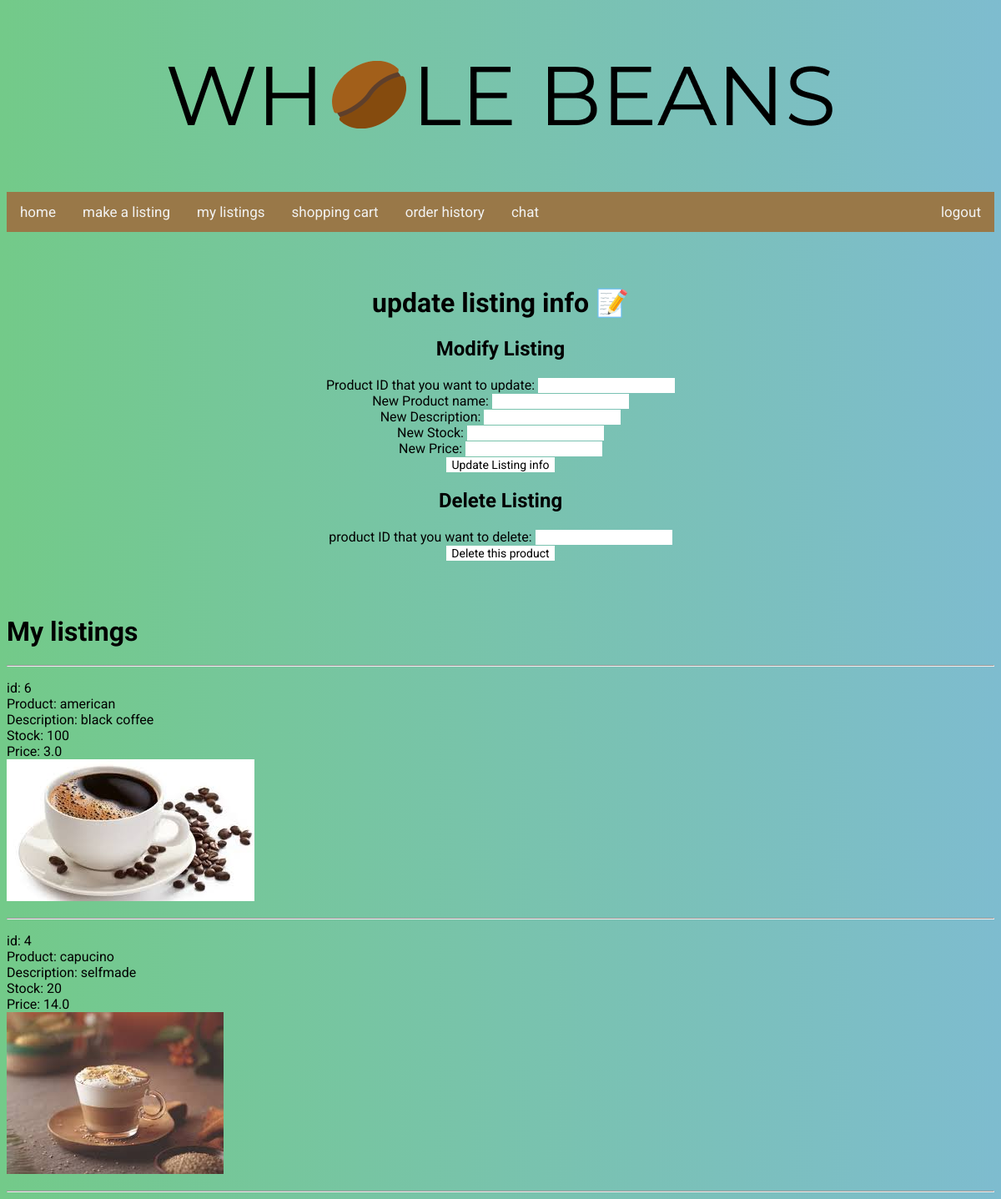
/myListings (signed in), run on an earlier commit of the app's database.
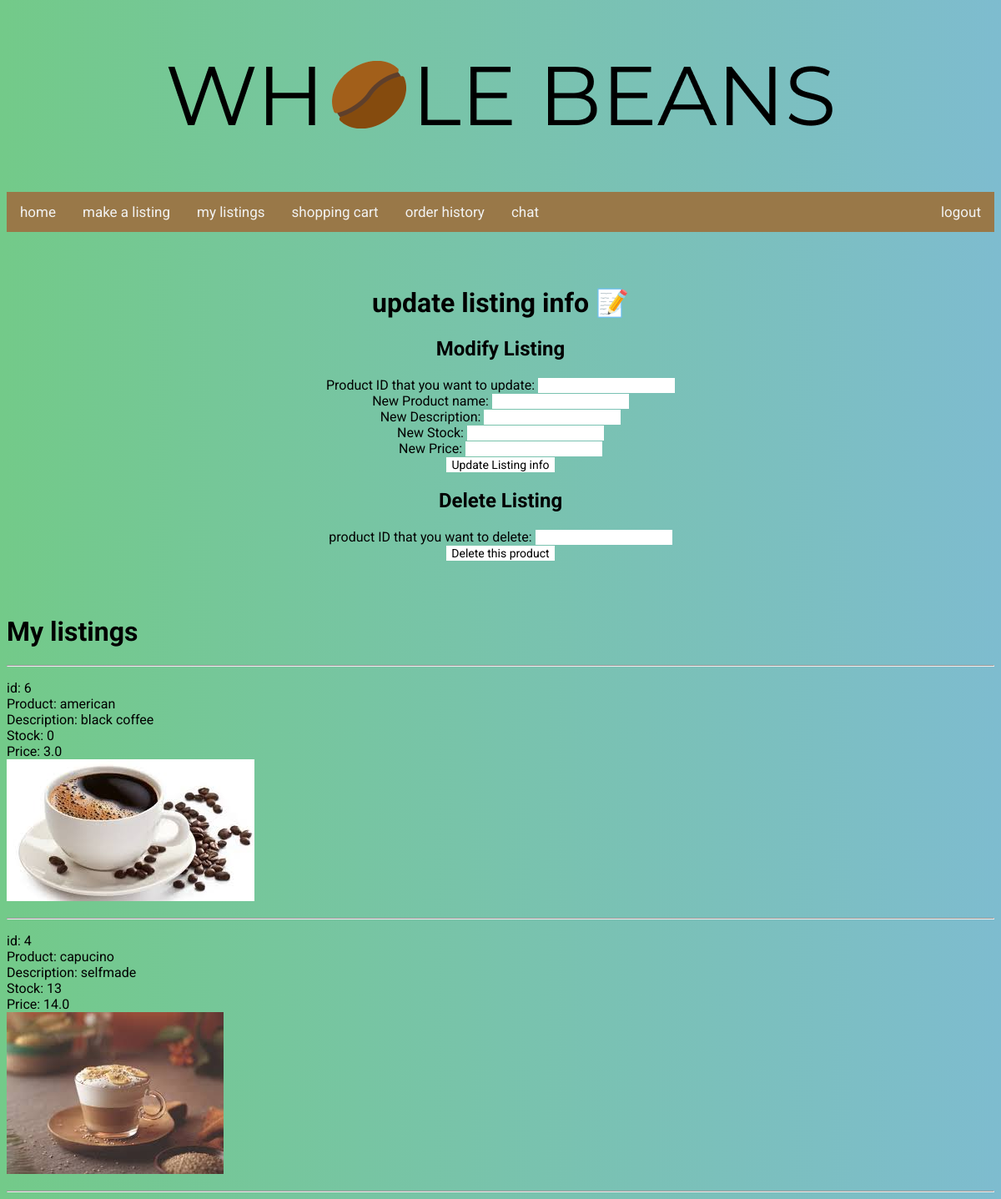
And on a later commit of the database.
### post/models.py (models this page shows, shortened)
class Product(models.Model):
    owner = models.ForeignKey(User, on_delete=models.CASCADE)
    name = models.CharField(max_length=100)
    description = models.CharField(max_length=1000)
    price = models.FloatField()
    inventoryCount = models.IntegerField()
    time = models.DateTimeField(auto_now_add=True)
    image = models.FileField(upload_to='documents/', null=True)  # FileField stores path to file

### post/views.py (the view, shortened to what this page needs)
# urls.py: path('myListings', views.myListings, name='listmyListings'),
@login_required
def myListings(request):
    my_products = request.user.product_set.all().order_by('-time')
    context = {'my_products': my_products}
    return render(request, 'post/myListings.html', context)

### post/templates/post/myListings.html (shortened to what this page needs)
{% load static %}
<!DOCTYPE html>
{% include "post/header.html" %}
<link rel="stylesheet" type="text/css" href="{% static 'post/listing.css' %}">
<div class="modify">
    <h1> update listing info 📝</h1>
    <h2> Modify Listing </h2>
    <form action="" method="post">
        Product ID that you want to update: <input type="text" name="productID" /> <br>
        New Product name: <input type="text" name="productName" /><br>
        New Description: <input type="text" name="productDescription" /><br>
        New Stock: <input type="text" name="productStock" /><br>
        New Price: <input type="text" name="productPrice" /><br>
        <input class="button" type="submit" value="Update Listing info">
    </form>
    <h2> Delete Listing </h2>
    <form action="" method="post">
        product ID that you want to delete: <input type="text" name="productIDDelete" /> <br>
        <input class="button" type="submit" value="Delete this product">
    </form>
</div>
<div >
<h1>My listings</h1>
<hr>
{% for p in my_products %}
<p>
    id: {{ p.id }} <br />
    Product: {{ p.name }} <br />
    Description: {{ p.description }} <br />
    Stock: {{ p.inventoryCount }} <br />
    Price: {{ p.price }} <br />
    <img src="{{  p.image.url }}" alt="picture of {{ p.name }}" /> <br />
</p>
<hr>
</div>
{% endfor %}

What changed in the data, as far as the page shows it:
changed Product "american": inventoryCount "100" → "0"
changed Product "capucino": inventoryCount "20" → "13"
